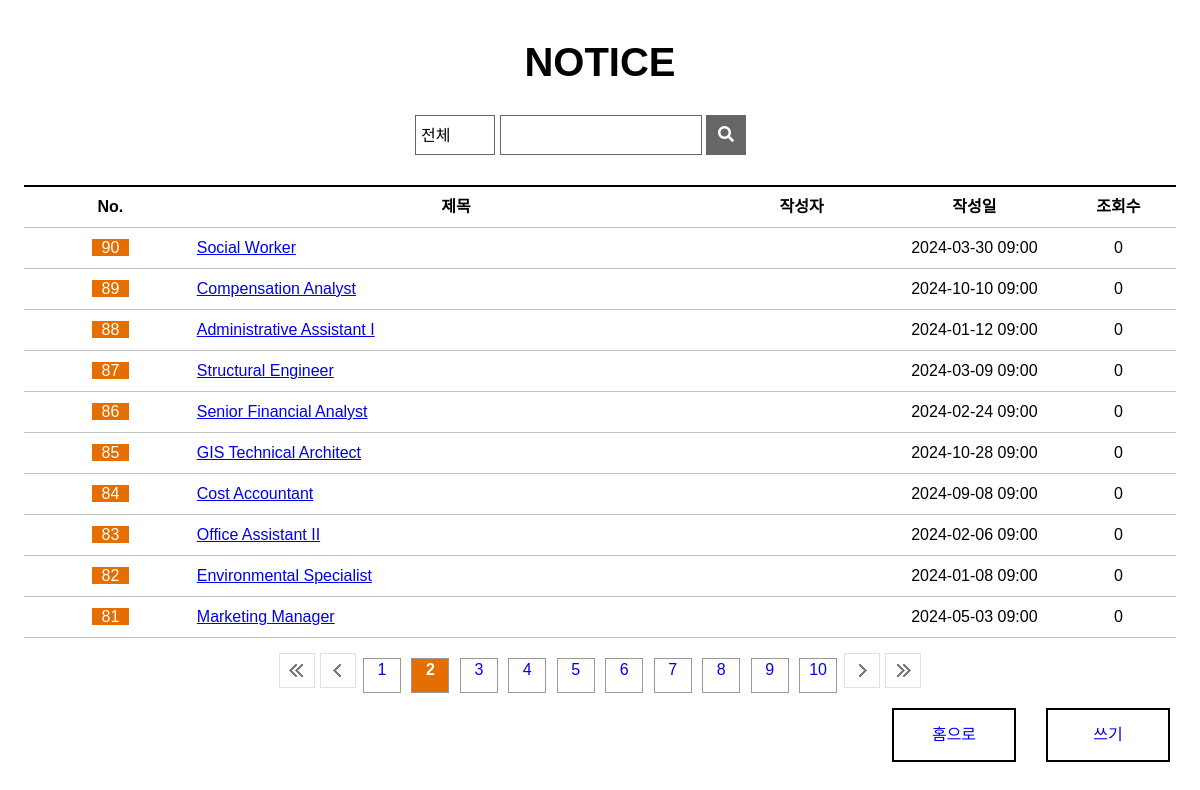
Page /board/blist/?npage=2 on the committed database.
### board/models.py (models this page shows, shortened)
class Board(models.Model):
  bno = models.AutoField(primary_key=True)
  member = models.ForeignKey(Member,on_delete=models.DO_NOTHING, null=True)
  btitle = models.CharField(max_length=1000)
  bcontent = models.TextField()
  bgroup = models.IntegerField(null=True)
  bstep = models.IntegerField(default=0)
  bindent = models.IntegerField(default=0)
  bhit = models.IntegerField(default=0)
  bdate = models.DateTimeField(auto_now=True)
  bfile = models.ImageField(null=True,upload_to='board')

### board/views.py (the view)
# urls.py: path('blist/', views.blist, name='blist'),
def blist(request):   # 게시판페이지 호출
  npage = int(request.GET.get('npage',1))  # 넘어온 현재페이지
  qs = Board.objects.all().order_by('-bgroup','bstep')
  paginator = Paginator(qs,10)  # 중간에 삭제해도 알아서 계산해줌 / 1페이지 10개
  blist = paginator.get_page(npage)
  context = {'blist':blist,'npage':npage}
  return render(request,'blist.html',context)

### board/templates/blist.html (shortened to what this page needs)
{% load static %}
<!DOCTYPE html>
<html>
<head>
  <link rel="stylesheet" href="https://cdnjs.cloudflare.com/ajax/libs/font-awesome/5.12.1/css/all.min.css">
  <link rel="stylesheet" href="{% static '/css/style.css' %}">
  <link rel="stylesheet" href="{% static '/css/notice_list.css' %}">
</head>
<body>
<section>
    <h1>NOTICE</h1>
    <div class="wrapper">
      <form action="/search" name="search" method="post">
        <select name="category" id="category">
          <option value="0">전체</option>
        </select>
        <div class="title">
          <input type="text" size="16">
        </div>
        <button type="submit"><i class="fas fa-search"></i></button>
      </form>
    </div>
    <table>
      <colgroup>
        <col width="15%">
        <col width="45%">
        <col width="15%">
        <col width="15%">
        <col width="10%">
      </colgroup>
      <tr>
        <th>No.</th>
        <th>제목</th>
        <th>작성자</th>
        <th>작성일</th>
        <th>조회수</th>
      </tr>
      {% if blist %}
        {% for board in blist %}
          <tr>
            <td><span class="table-notice">{{board.bno}}</span></td>
            <td class="table-title">
            <a href="/board/bview/{{board.bno}}/?npage={{npage}}">
                {{board.btitle}}
            </a>
            </td>
            <td>{{board.nicName}}</td>
            <td>{{board.bdate|date:'Y-m-d H:i'}}</td>
            <td>{{board.bhit}}</td>
          </tr>
        {% endfor %}
      {% else %}
      <tr>
        <td colspan='5'>데이터가 없습니다.</td>
      </tr>
      {% endif %}
    </table>
    <ul class="page-num">
      {% if blist.has_previous %}
      <a href="/board/blist/?npage=1"><li class="first"></li></a>
      <a href="/board/blist/?npage={{blist.previous_page_number}}"><li class="prev"></li></a>
      {% else %}
      <li class="first"></li>
      <li class="prev"></li>
      {% endif %}
      {% for page in blist.paginator.page_range %}
      {% if page != npage %}
        <a href="/board/blist/?npage={{page}}"><li class="num"><div>{{page}}</div></li></a>
      {% else %}
        <li class="num on"><div>{{page}}</div></li>
      {% endif %}
      {% endfor %}
      {% if blist.has_next %}
      <a href="/board/blist/?npage={{blist.next_page_number}}"><li class="next"></li></a>
      <a href="/board/blist/?npage={{blist.paginator.num_pages}}"><li class="last"></li></a>
      {% else %}
      <li class="next"></li>
      <li class="last"></li>
      {% endif %}
    </ul>
    <a href="/board/bwrite/"><div class="write">쓰기</div></a>
    <a href="/"><div class="write">홈으로</div></a>
  </section>
</body>
</html>

### static/css/style.css (style rules this page uses)
*, body { margin: 0; padding: 0; font-family: 'Noto Sans KR', sans-serif; font-size: 16px; }
li { display: inline-block; padding-right: 5px; font-size: 13px; }
.wrapper { width: 1200px; margin: auto; }

### static/css/notice_list.css (style rules this page uses)
section { text-align: center; }
h1 { margin-top: 40px; margin-bottom: 50px; font-size: 40px; }
.wrapper { position: relative; }
select { position: absolute; top: 50%; left: 50%; width: 80px; height: 40px; margin-left: -185px; margin-top: -20px; padding: 5px; border: 1px solid #666666; font-family: inherit; background: url(https://www.midashotel.co.kr/Midas_common/images/homepage/board/search-box-select.png) no-repeat 95% 50%; -webkit-appearance: none; -moz-appearance: none; appearance: none; }
form > div { position: absolute; top: 50%; left: 50%; width: 200px; height: 38px; margin-left: -100px; margin-top: -20px; display: inline-block; border: 1px solid #666666; }
input { position: relative; top: 4px; left: 2px; border: none; font-size: 16px; }
button { position: absolute; top: 50%; left: 50%; width: 40px; height: 40px; margin-left: 106px; margin-top: -20px; background: #666666; color: white; border: none; }
table { width: 96%; margin-top: 100px; margin-left: auto; margin-right: auto; line-height: 40px; }
.table-notice { background-color: #e56e00; color: white; padding-left: 10px; padding-right: 10px; }
.table-title { text-align: left; }
table { border-collapse: collapse; }
th { border: 1px solid silver; border-top: 2px solid black; }
td { border: 1px solid silver; }
th, td { border-left: hidden; border-right: hidden; }
.page-num { margin-top: 15px; }
.page-num li { width: 36px; height: 35px; padding: 0; }
.first { background: url(/static/images/paging_first.png) no-repeat; }
.prev { background: url(/static/images/paging_prev.png) no-repeat; }
.num { position: relative; top: -15px; height: 33px !important; margin-left: 3px; margin-right: 3px; border: 1px #989898 solid; }
.on { background-color: #e56e00; color: white; font-weight: 700; }
.num > div { position: relative; top: 2px; }
.next { background: url(/static/images/paging_next.png) no-repeat; }
.last { background: url(/static/images/paging_last.png) no-repeat; }
.write { float: right; width: 120px; height: 50px; line-height: 50px; margin: 0 30px 50px 0; border: 2px black solid; }

### rows in the picture
Board: bno "90", btitle "Social Worker", bdate "2024-03-30 09:00", bhit "0"
Board: bno "89", btitle "Compensation Analyst", bdate "2024-10-10 09:00", bhit "0"
Board: bno "88", btitle "Administrative Assistant I", bdate "2024-01-12 09:00", bhit "0"
Board: bno "87", btitle "Structural Engineer", bdate "2024-03-09 09:00", bhit "0"
Board: bno "86", btitle "Senior Financial Analyst", bdate "2024-02-24 09:00", bhit "0"
Board: bno "85", btitle "GIS Technical Architect", bdate "2024-10-28 09:00", bhit "0"
Board: bno "84", btitle "Cost Accountant", bdate "2024-09-08 09:00", bhit "0"
Board: bno "83", btitle "Office Assistant II", bdate "2024-02-06 09:00", bhit "0"
Board: bno "82", btitle "Environmental Specialist", bdate "2024-01-08 09:00", bhit "0"
Board: bno "81", btitle "Marketing Manager", bdate "2024-05-03 09:00", bhit "0"

### other values in the picture
{{ page }} "1" "3" "4" "5" "6" "7" "8" "9" "10"
{{ page }} "2"
